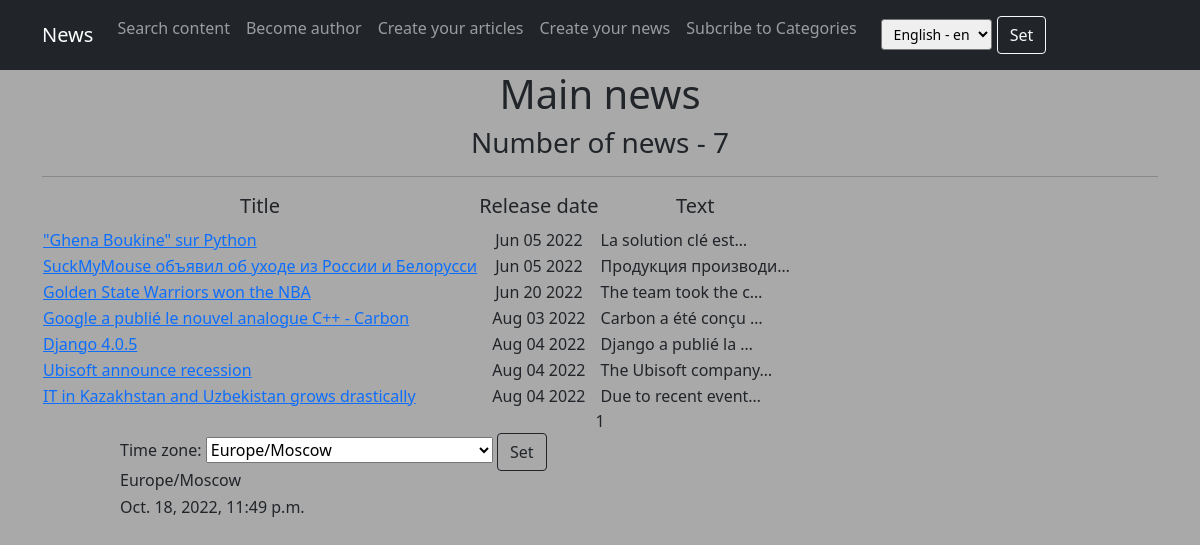
/main/, run on the app's committed database.
### news_project/models.py (models this page shows, shortened)
class Post(models.Model):
    author = models.ForeignKey(Author, on_delete=models.CASCADE)
    choice = models.CharField(max_length=4, choices=CONTENT_TYPES, default=article)
    register_date = models.DateTimeField(auto_now_add=True)
    categories = models.ManyToManyField('Category', through='PostCategory')
    title = models.CharField(max_length=50)
    content = models.TextField()
    content_rating = models.SmallIntegerField(default=0)

### news_project/views.py (the view)
# urls.py: path('', (cache_page(60))(NewsList.as_view()), name='content_list'),
class NewsList(ListView):
    model = Post
    ordering = 'register_date'
    template_name = 'news.html'
    context_object_name = 'news'
    paginate_by = 10

### news_project/context_processors.py (called while the page is built)
def navigate_context(request):
    category = Category.objects.all()
    archives = Post.objects.annotate(
        year=ExtractYear('register_date'),
        month=ExtractMonth('register_date')
    ).values('year', 'month').annotate(total=Count('id'))
    user_timezone = pytz.timezone(
        request.session.get('django_timezone') or TIME_ZONE
    )
    current_time = timezone.now().astimezone(user_timezone)
    context = {
        'category': category,
        'archives': archives,
        'current_time': current_time,
        'timezones': pytz.common_timezones,
    }
    return context

### news_project/templatetags/custom_filters.py (called while the page is built)
@register.filter()
def censor(value):
    for word in value.split():
        if 'Редиска' in word or 'редиска' in word:
            if word[-1] == '"' or word[-1] == '»':
                word1 = word[:2] + '*' * (len(word) - 2) + word[-1]
                value = value.replace(word, word1)
            else:
                word1 = word[0] + '*' * (len(word) - 1)
                value = value.replace(word, word1)
    return value

### templates/news.html (shortened to what this page needs)
{% extends 'flatpages/default.html' %}
{% load custom_filters %}
{% load custom_tags %}
{% load i18n %}
{% block content %}
    <h1>{% trans "Main news" %}</h1>
    <h3>{% trans "Number of news" %} - {{ news|length }}</h3>
    <hr>
    {% if news %}
        <table>
            <tr>
                <td><h5>{% trans "Title" %}</h5></td>
                <td><h5>{% trans "Release date" %}</h5></td>
                <td><h5>{% trans "Text" %}</h5></td>
            </tr>
            {% for onenews in news %}
            <tr>
                <td align="left"><a href="search/{{ onenews.id }}" class="text-sm-start">{{ onenews.title|censor }}</a> </td>
                <td>{{ onenews.register_date|date:'M d Y' }}</td>
                <td align="left">{{ onenews.content|truncatechars:20|censor }}</td>
            </tr>
            {% endfor %}
        </table>
    {% else %}
    <h2>{% trans "No news yet..." %}</h2>
    {% endif %}
    {{ page_obj.number }}
{% endblock content %}

### data on the page
Post: title|censor "\"Ghena Boukine\" sur Python", register_date "Jun 05 2022", content|censor "La solution clé est…"
Post: title|censor "SuckMyMouse объявил об уходе из России и Белорусси", register_date "Jun 05 2022", content|censor "Продукция производи…"
Post: title|censor "Golden State Warriors won the NBA", register_date "Jun 20 2022", content|censor "The team took the c…"
Post: title|censor "Google a publié le nouvel analogue C++ - Carbon", register_date "Aug 03 2022", content|censor "Carbon a été conçu …"
Post: title|censor "Django 4.0.5", register_date "Aug 04 2022", content|censor "Django a publié la …"
Post: title|censor "Ubisoft announce recession", register_date "Aug 04 2022", content|censor "The Ubisoft company…"
Post: title|censor "IT in Kazakhstan and Uzbekistan grows drastically", register_date "Aug 04 2022", content|censor "Due to recent event…"

### other printed values
{{ news|length }} "7"
{{ page_obj.number }} "1"
{{ TIME_ZONE }} "Europe/Moscow"
{{ current_time|timezone:TIME_ZONE }} "Oct. 18, 2022, 11:49 p.m."
form field language "English - en"
form field timezone "Europe/Moscow"
